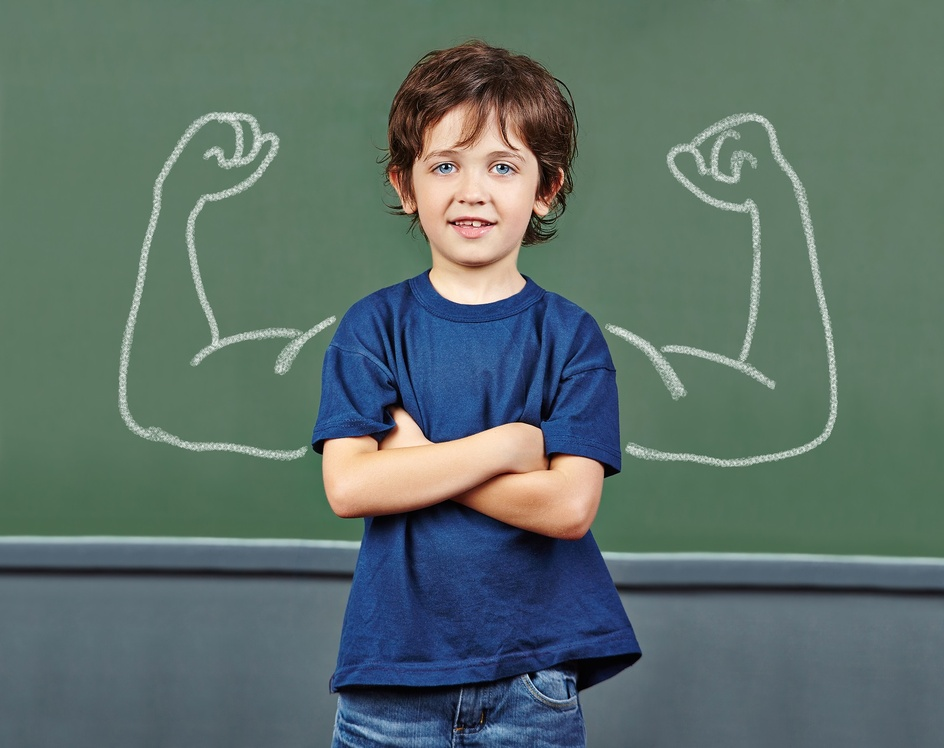
#> input picture data/images/child.jpg, 944 x 748 px, shrunk from 1600 x 1268 before the run
$ python Facerecognition_OpenCV_Example.py
#> lines starting #> are read from the running program, lines starting #| are printed output that depends on the picture; after the words box and inside, x2 and y2 are one past the last pixel; in counts of white or black regions, pixels touching at a corner belong together
### lib/ImageFunctions.py
import numpy as np
import cv2
import CropImage


window_name = 'This window'
gray_scale = cv2.COLOR_BGR2GRAY


def turnImageToGray(image_path):
    """ Changes every image to a gray image

    :param image_path:
    :return gray image:
    """
    img_obj = loadImage(image_path)
    return cv2.cvtColor(img_obj, gray_scale)  # change image to gray


def loadImage(image_path):
    """
    :param image_path:
    :return image object:
    """
    return cv2.imread(image_path, 1)


# [18 lines left out: functions saveImage, display, not called in this run]

### Facerecognition_OpenCV_Example.py
import numpy as np
import cv2
from lib import ImageFunctions

THICKNESS = 2
COLOR_GREEN = (0, 255, 0)
COLOR_BLUE = (255, 0, 0)

face_cascade = cv2.CascadeClassifier('data/haarcascades/haarcascade_frontalface_default.xml')
eye_cascade = cv2.CascadeClassifier('data/haarcascades/haarcascade_eye.xml')

imgPath = 'data/images/child.jpg'

img =[]
img = cv2.imread(imgPath)
#> img is the input picture: shape (748, 944, 3); mean B, G, R 106.2, 111.6, 92.6
gray = ImageFunctions.turnImageToGray(imgPath)
#> in turnImageToGray, `return cv2.cvtColor(img_obj, gray_scale)`:
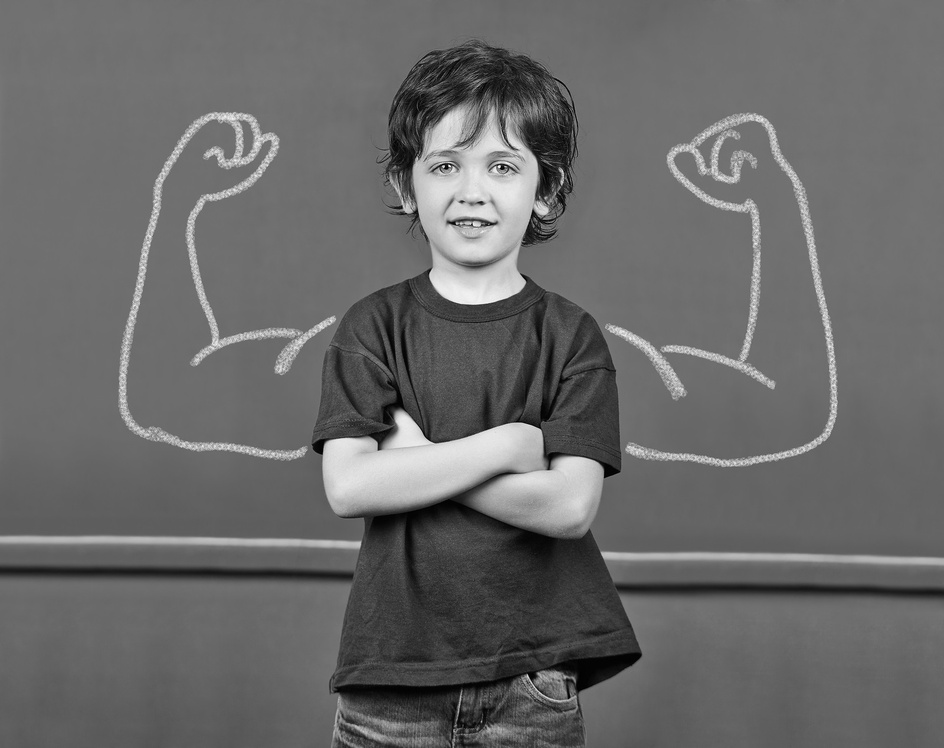
#> returned value: shape (748, 944); min 0, max 253, mean 105.3


faces = face_cascade.detectMultiScale(gray, 1.3, 5)
#> faces = [[388, 103, 170, 170]]

for (x, y, w, h) in faces:

    cv2.rectangle(img, (x,y), (x+w,y+h), COLOR_BLUE, THICKNESS)
    img_grey = gray[y:y + h, x:x + w]

    img_color = img[y:y + h, x:x + w]
    eyes = eye_cascade.detectMultiScale(img_grey)
    for (ex,ey,ew,eh) in eyes:
        cv2.rectangle(img_color, (ex, ey), (ex + ew, ey + eh), COLOR_GREEN, THICKNESS)
#> this loop made 1 pass
#> (x, y, w, h, eyes) on pass 1: (388, 103, 170, 170, [[38, 46, 38, 38], [94, 46, 37, 37], [55, 110, 20, 20]])
#> pass 1, `img_grey = gray[y:y + h, x:x + w]`:
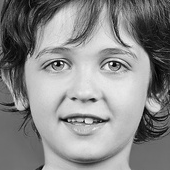
#> img_grey: shape (170, 170); min 1, max 253, mean 137.8
#> pass 1, `img_color = img[y:y + h, x:x + w]`:
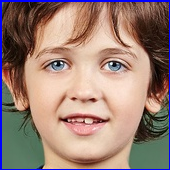
#> img_color: shape (170, 170, 3); mean B, G, R 118.4, 128.7, 155.4
#> after the loop:
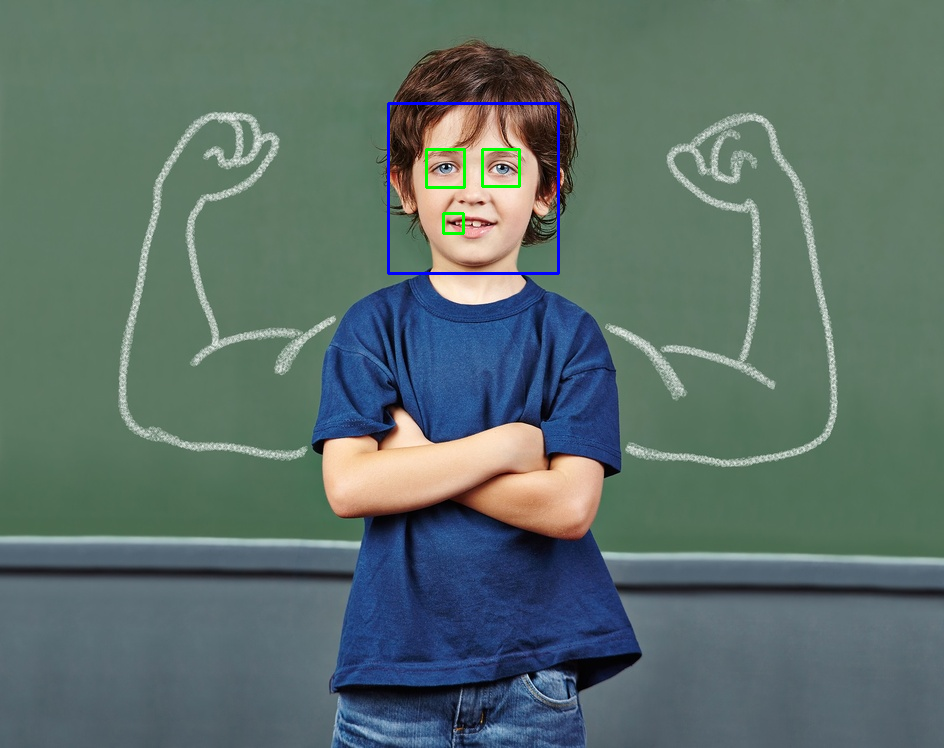
#> img: shape (748, 944, 3); 0.45% of pixels changed, all inside (x1, y1, x2, y2) = (387, 102, 560, 275)
#> after the loop:
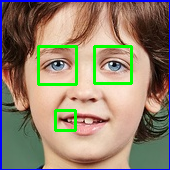
#> img_color: shape (170, 170, 3); 3.9% of pixels changed, all inside (x1, y1, x2, y2) = (37, 45, 133, 132)

cv2.imshow('img',img)
cv2.waitKey(0)
cv2.destroyAllWindows()
